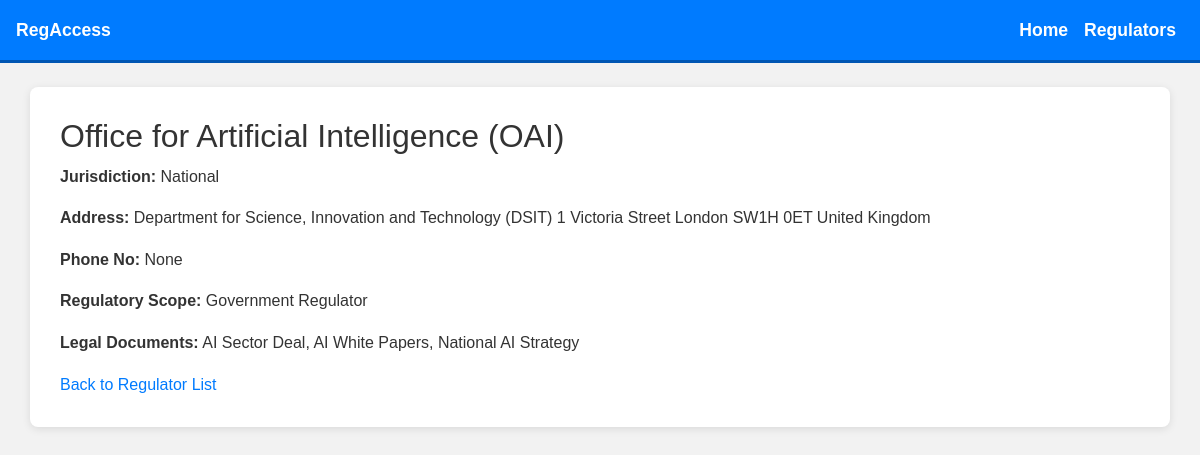
/regulators/5/, run on the app's committed database.
### regulator/models.py (models this page shows, shortened)
class Regulator(models.Model):
    JURISDICTION_CHOICES = (
        ('National', 'National'),
        ('Scotland', 'Scotland'),
        ('England', 'England'),
    )
    name = models.CharField(max_length=255)
    jurisdiction = models.CharField(
        max_length=50,
        choices=JURISDICTION_CHOICES,
        default='NATIONAL',  # Default should match one of the choices' values
    )
    address = models.TextField(blank=True, null=True)
    phone_no=models.CharField(max_length=13, blank=True, null=True)
    regulatory_scope = models.TextField()
    legal_documents = models.TextField()

### regulator/views.py (the view)
# urls.py: path('regulators/<int:pk>/', views.regulator_detail, name='regulator_detail'),
def regulator_detail(request, pk):
    regulator = get_object_or_404(Regulator, pk=pk)
    return render(request, 'regulators/regulator_detail.html', {'regulator': regulator})

### regulator/templates/regulators/regulator_detail.html
{% extends 'regulations/base.html' %}
{% block content %}
  <h2>{{ regulator.name }}</h2>
  <p><strong>Jurisdiction:</strong> {{ regulator.jurisdiction }}</p>
  <p><strong>Address:</strong> {{ regulator.address }}</p>
  <p><strong>Phone No:</strong> {{ regulator.phone_no }}</p>
  <p><strong>Regulatory Scope:</strong> {{ regulator.regulatory_scope }}</p>
  <p><strong>Legal Documents:</strong> {{ regulator.legal_documents }}</p>
  <a href="{% url 'regulator_list' %}">Back to Regulator List</a>
{% endblock %}

### regulator/templates/regulations/base.html (style rules this page uses)
body { background-color: #f2f2f2; margin: 0; padding: 0; font-family: 'Arial', sans-serif; color: #333; line-height: 1.6; }

### data on the page
Regulator: name "Office for Artificial Intelligence (OAI)", jurisdiction "National", address "Department for Science, Innovation and Technology (DSIT) 1 Victoria Street London SW1H 0ET United Kingdom", phone_no "None", regulatory_scope "Government Regulator", legal_documents "AI Sector Deal, AI White Papers, National AI Strategy"
